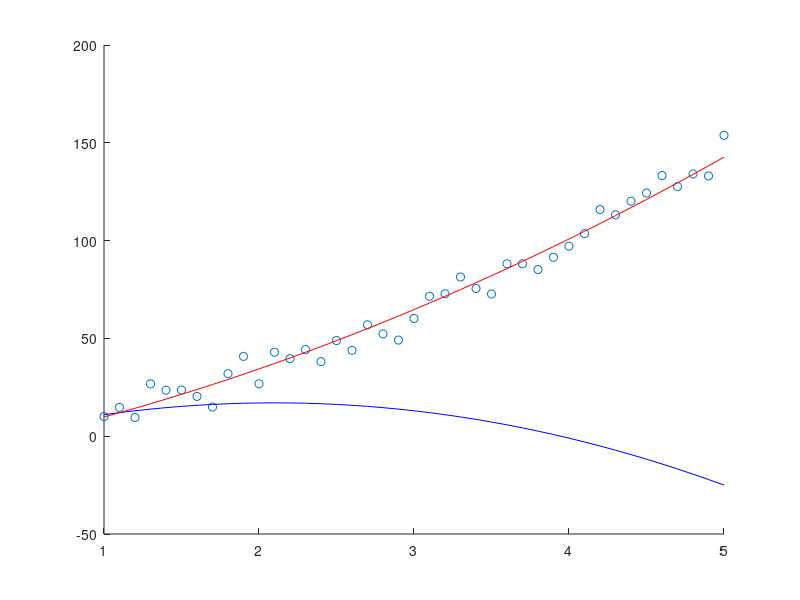

MATLAB code to generate this figure:

x = 1:0.1:5;
%fx = 3*x+ 5 + 0.5*randn(1,length(x));

fx = 5*(x).^2 + 4*x +5 + 5*randn(1,length(x));
scatter(x,fx);
%axis([-1 7 0 30]);
hold on;

m = length(x);
theta2 = -5;
theta1 = 21;
theta0 = -5;
ux = theta2*x.^2 + theta1*x + theta0;
plot(x,ux,'color','blue');

%plot(x,ux,'color','red');
i=1;
oldError = 0;
errorDifference = 100;
while (errorDifference > 0.01)
    
    i = i+1;
    ux = theta2*x.^2 + theta1*x + theta0;
    dervErrortheta0 = sum((ux-fx))/(m);
    dervErrortheta1 = sum((ux-fx).*(x))/(m);
    dervErrortheta2 = sum((ux-fx).*(x.^2))/(m);
    theta0 = theta0 - 0.01 * dervErrortheta0;
    theta1 = theta1 - 0.01 * dervErrortheta1;
    theta2 = theta2 - 0.01 * dervErrortheta2;
    Error = 0.5*sum((ux-fx).^2)/(m);   
    errorDifference = abs(Error - oldError);
    oldError = Error;
end
hold on;
plot(x,ux,'color','red');


